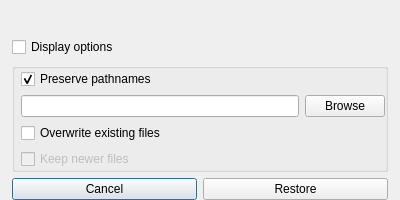
<?xml version="1.0" encoding="UTF-8"?>
<ui version="4.0">
 <class>RestoreDialog</class>
 <widget class="QDialog" name="RestoreDialog">
  <property name="geometry">
   <rect>
    <x>0</x>
    <y>0</y>
    <width>400</width>
    <height>200</height>
   </rect>
  </property>
  <property name="sizePolicy">
   <sizepolicy hsizetype="Expanding" vsizetype="Expanding">
    <horstretch>0</horstretch>
    <verstretch>0</verstretch>
   </sizepolicy>
  </property>
  <property name="minimumSize">
   <size>
    <width>400</width>
    <height>200</height>
   </size>
  </property>
  <property name="windowTitle">
   <string>Restore archive</string>
  </property>
  <property name="styleSheet">
   <string notr="true">#RestoreDialog 
{
background-image: url(&quot;:/resources/light_toast.png&quot;);
}</string>
  </property>
  <property name="modal">
   <bool>true</bool>
  </property>
  <layout class="QVBoxLayout" name="verticalLayout">
   <property name="spacing">
    <number>6</number>
   </property>
   <property name="leftMargin">
    <number>12</number>
   </property>
   <property name="topMargin">
    <number>12</number>
   </property>
   <property name="rightMargin">
    <number>12</number>
   </property>
   <property name="bottomMargin">
    <number>0</number>
   </property>
   <item>
    <widget class="QLabel" name="infoLabel">
     <property name="sizePolicy">
      <sizepolicy hsizetype="MinimumExpanding" vsizetype="MinimumExpanding">
       <horstretch>0</horstretch>
       <verstretch>0</verstretch>
      </sizepolicy>
     </property>
     <property name="text">
      <string/>
     </property>
     <property name="textFormat">
      <enum>Qt::RichText</enum>
     </property>
     <property name="alignment">
      <set>Qt::AlignJustify|Qt::AlignVCenter</set>
     </property>
     <property name="wordWrap">
      <bool>true</bool>
     </property>
    </widget>
   </item>
   <item>
    <widget class="QCheckBox" name="displayOptionsCheckBox">
     <property name="text">
      <string>Display options</string>
     </property>
    </widget>
   </item>
   <item>
    <widget class="QGroupBox" name="optionsGroupBox">
     <property name="sizePolicy">
      <sizepolicy hsizetype="MinimumExpanding" vsizetype="MinimumExpanding">
       <horstretch>0</horstretch>
       <verstretch>0</verstretch>
      </sizepolicy>
     </property>
     <property name="title">
      <string/>
     </property>
     <layout class="QGridLayout" name="gridLayout_2">
      <property name="leftMargin">
       <number>6</number>
      </property>
      <property name="topMargin">
       <number>0</number>
      </property>
      <property name="rightMargin">
       <number>0</number>
      </property>
      <property name="bottomMargin">
       <number>0</number>
      </property>
      <item row="1" column="0">
       <widget class="QLineEdit" name="chdirLineEdit">
        <property name="sizePolicy">
         <sizepolicy hsizetype="MinimumExpanding" vsizetype="Fixed">
          <horstretch>0</horstretch>
          <verstretch>0</verstretch>
         </sizepolicy>
        </property>
        <property name="toolTip">
         <string>Will restore contents of the archive to the specified directory.</string>
        </property>
       </widget>
      </item>
      <item row="1" column="1">
       <widget class="QPushButton" name="browseButton">
        <property name="text">
         <string>Browse</string>
        </property>
       </widget>
      </item>
      <item row="0" column="0" colspan="2">
       <widget class="QCheckBox" name="preservePathsCheckBox">
        <property name="toolTip">
         <string>Will restore to the specified dir if unchecked.</string>
        </property>
        <property name="text">
         <string>Preserve pathnames</string>
        </property>
        <property name="checked">
         <bool>true</bool>
        </property>
       </widget>
      </item>
      <item row="3" column="0" colspan="2">
       <widget class="QCheckBox" name="overwriteCheckBox">
        <property name="text">
         <string>Overwrite existing files</string>
        </property>
       </widget>
      </item>
      <item row="4" column="0">
       <widget class="QCheckBox" name="keepNewerCheckBox">
        <property name="enabled">
         <bool>false</bool>
        </property>
        <property name="text">
         <string>Keep newer files</string>
        </property>
       </widget>
      </item>
     </layout>
    </widget>
   </item>
   <item alignment="Qt::AlignBottom">
    <widget class="QWidget" name="widget" native="true">
     <layout class="QHBoxLayout" name="horizontalLayout_2">
      <property name="leftMargin">
       <number>0</number>
      </property>
      <property name="topMargin">
       <number>0</number>
      </property>
      <property name="rightMargin">
       <number>0</number>
      </property>
      <property name="bottomMargin">
       <number>0</number>
      </property>
      <item>
       <widget class="QPushButton" name="cancelButton">
        <property name="text">
         <string>Cancel</string>
        </property>
        <property name="default">
         <bool>true</bool>
        </property>
       </widget>
      </item>
      <item>
       <widget class="QPushButton" name="restoreButton">
        <property name="text">
         <string>Restore</string>
        </property>
       </widget>
      </item>
     </layout>
    </widget>
   </item>
  </layout>
 </widget>
 <resources/>
 <connections/>
</ui>
